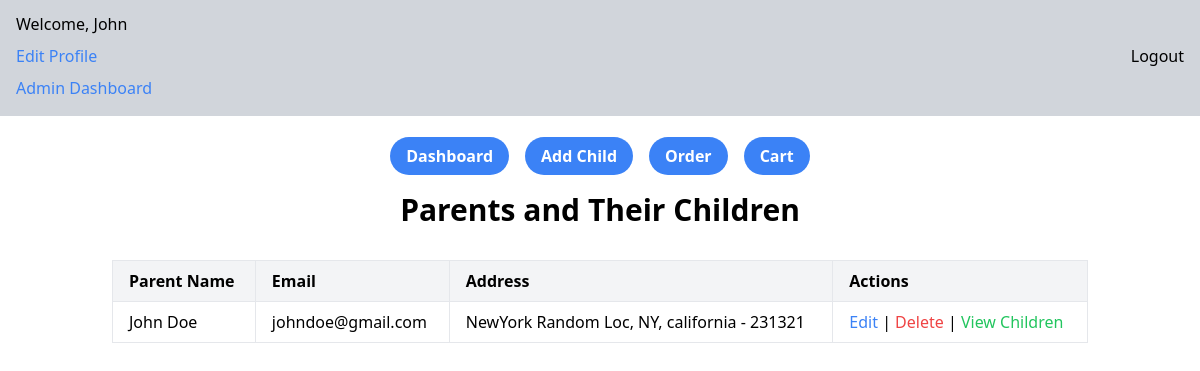
Screenshot of /customers (signed in) with the database file from the repository.
### app/models.py (models this page shows, shortened)
class Parent(UserMixin,db.Model):
    __tablename__ = 'parents'
    id = db.Column(db.Integer, primary_key=True, autoincrement=True)
    email = db.Column(db.String(120), unique=True, nullable=False)
    password_hash = db.Column(db.String(128), nullable=False)
    first_name = db.Column(db.String(50), nullable=False)
    last_name = db.Column(db.String(50), nullable=False)
    address = db.Column(db.String(255), nullable=False)
    state = db.Column(db.String(50), nullable=False)
    city = db.Column(db.String(50), nullable=False)
    zip_code = db.Column(db.String(10), nullable=False)
    home_phone = db.Column(db.String(15), nullable=True)
    cell_phone = db.Column(db.String(15), nullable=False)
    work_phone = db.Column(db.String(15), nullable=True)
    children = db.relationship('Child', back_populates='parent', cascade='all, delete-orphan')
    orders = db.relationship('Order', back_populates='parent', cascade='all, delete-orphan')

### app/routes/admin.py (the view)
@admin.route('/customers', methods=['GET'])
@login_required
def customers():
    parents = Parent.query.options(db.joinedload(Parent.children)).all()
    return render_template('customers.html' ,parents=parents)

### app/__init__.py (called while the page is built)
def create_app():
    app = Flask(__name__,
                static_folder='static')
    app.config['SQLALCHEMY_DATABASE_URI'] = 'sqlite:///app.db'
    app.config['SQLALCHEMY_TRACK_MODIFICATIONS'] = False
    app.config['SECRET_KEY'] = 'your_secret_key_here'
    app.config['JWT_SECRET_KEY'] = 'your_jwt_secret_key_here'
    login_manager = LoginManager()
    login_manager.login_view = 'auth.login'
    login_manager.init_app(app)
    db.init_app(app)
    jwt = JWTManager(app)
    from app.models import Parent
    @login_manager.user_loader
    def load_user(user_id):
        return Parent.query.get(int(user_id))
    app.register_blueprint(dashboard, url_prefix='/')
    app.register_blueprint(auth, url_prefix='/')
    app.register_blueprint(order, url_prefix='/')
    app.register_blueprint(admin, url_prefix='/')
    return app

### app/templates/customers.html (shortened to what this page needs)
{% extends "_layout.html" %}
{% block content %}
<div class="container mx-auto p-6">
    <h2 class="text-3xl font-semibold text-center mb-8">Parents and Their Children</h2>
    <div class="overflow-x-auto">
        <table class="table-auto w-full border border-gray-300">
            <thead>
                <tr class="bg-gray-100 text-left">
                    <th class="px-4 py-2 border">Parent Name</th>
                    <th class="px-4 py-2 border">Email</th>
                    <th class="px-4 py-2 border">Address</th>
                    <th class="px-4 py-2 border">Actions</th>
                </tr>
            </thead>
            <tbody>
                {% for parent in parents %}
                <tr>
                    <td class="px-4 py-2 border">{{ parent.first_name }} {{ parent.last_name }}</td>
                    <td class="px-4 py-2 border">{{ parent.email }}</td>
                    <td class="px-4 py-2 border">{{ parent.address }}, {{ parent.city }}, {{ parent.state }} - {{ parent.zip_code }}</td>
                    <td class="px-4 py-2 border">
                        <a href="/edit-parent/{{ parent.id }}" class="text-blue-500 hover:underline">Edit</a> |
                        <a href="/delete-parent/{{ parent.id }}" class="text-red-500 hover:underline" onclick="deleteParent({{ parent.id }})">Delete</a> |
                        <a href="/childern/{{ parent.id }}" class="text-green-500 hover:underline">View Children</a>
                    </td>
                </tr>
                {% endfor %}
            </tbody>
        </table>
    </div>
</div>
{% endblock %}

### app/templates/_layout.html (shortened to what this page needs)
<!DOCTYPE html>
<html lang="en">
<head>
    <script src="https://cdn.tailwindcss.com"></script>
</head>
<body>
    <div class="flex flex-col items-center justify-center h-28">
        {% if current_user.is_authenticated %}
        <div class="bg-gray-300 flex justify-between m-4 p-4 items-center w-screen">
            <div class="flex flex-col gap-2">
                <h1>Welcome, {{ current_user.first_name }}</h1>
                <a class="text-blue-500 cursor-pointer" href="/edit-profile">
                    Edit Profile
                </a>
                <a class="text-blue-500 cursor-pointer" href="/admin-dashboard">
                    Admin Dashboard
                </a>
            </div>
        <a href="{{ url_for('auth.logout') }}">Logout</a>
        </div>
        {% endif %}
    </div>
    {% if current_user.is_authenticated %}
        <div class="flex flex-row justify-center items-center space-x-4 mt-8" id="nav">
                   <ul class="flex flex-row justify-center items-center space-x-4">
                    <li><a href="{{ url_for('dashboard.get_users') }}"
                        class="bg-blue-500 hover:bg-blue-700 text-white font-bold py-2 px-4 rounded-full"
                        >Dashboard</a></li>
                    <li><a href="{{ url_for('dashboard.add_child') }}"
                        class="bg-blue-500 hover:bg-blue-700 text-white font-bold py-2 px-4 rounded-full"
                        >Add Child</a></li>
                    <li><a href="{{ url_for('order.order_page') }}"
                        class="bg-blue-500 hover:bg-blue-700 text-white font-bold py-2 px-4 rounded-full"
                        >Order</a></li>
                    <li><a href="{{ url_for('order.cart') }}"
                        class="bg-blue-500 hover:bg-blue-700 text-white font-bold py-2 px-4 rounded-full"
                        >Cart</a></li>
                   </ul>
        </div>
        {% endif %}
        {% block content %}{% endblock %}
</body>
</html>

### rows the page displays
Parent: first_name "John", last_name "Doe", email "johndoe@gmail.com", address "NewYork Random Loc", city "NY", state "california", zip_code "231321"
